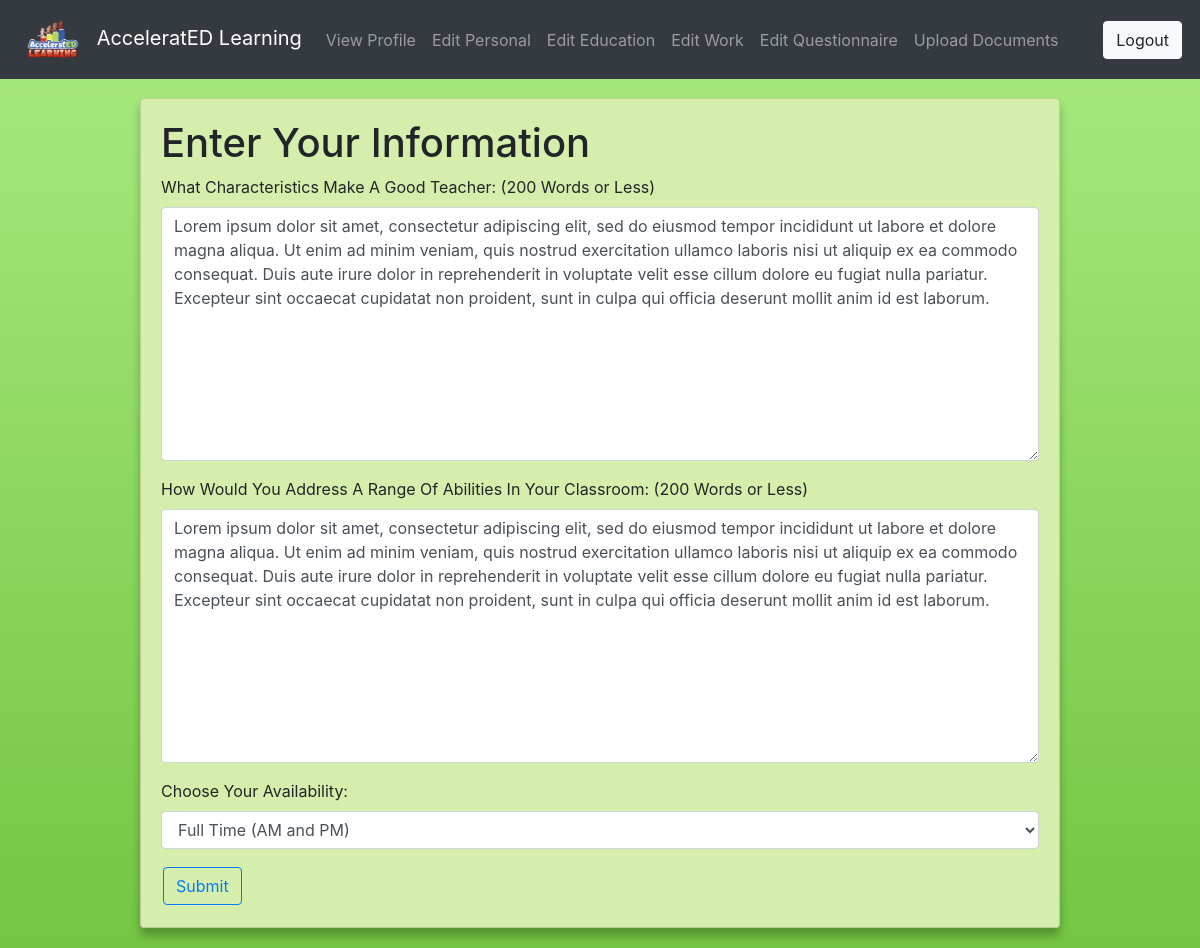
Screenshot of /tutor/edit/qa/ (signed in) with the database file from the repository.
### tutor/models.py (models this page shows, shortened)
class Tutor(models.Model):
    PHONICS_CHOICES = (
        ('Fundations', 'Fundations'),
        ('Fountas & Pinnell Literacy', 'Fountas & Pinnell Literacy'),
        ('Lucy Calkins Units Of Study For Teaching Phonics',
         'Lucy Calkins Units Of Study For Teaching Phonics'),
        ('Bridge The Gap Intervention', 'Bridge The Gap Intervention'),
        ('Words Their Way', 'Words Their Way'),
        ('Lalilo', 'Lalilo'),
        ('The Heggerty Curriculum', 'The Heggerty Curriculum'),
        ('Orton Gillingham Approach', 'Orton Gillingham Approach'),
        ('Phonics First', 'Phonics First'),
        ('Other:', 'Other:')
    )
    EMPLOYMENT_CHOICES = (
        ('Full Time', 'Full Time'),
        ('Part Time', 'Part Time'),
        ('College Student', 'College Student'),
        ('Retired', 'Retired'),
        ('Other', 'Other')
    )
    STATE_CHOICES = (
        (
            ('AL','AL'),
            ('AK','AK'),
            ('AR','AR'),
            ('AZ','AZ'),
            ('CA','CA'),
            ('CO','CO'),
            ('CT','CT'),
            ('DC','DC'),
            ('DE','DE'),
            ('FL','FL'),
            ('GA','GA'),
            ('HI','HI'),
            ('IA','IA'),
            ('ID','ID'),
            ('IL','IL'),
            ('IN','IN'),
            ('KS','KS'),
            ('KY','KY'),
            ('LA','LA'),
            ('MA','MA'),
            ('MD','MD'),
            ('ME','ME'),
            ('MI','MI'),
            ('MN','MN'),
            ('MO','MO'),
            ('MS','MS'),
            ('MT','MT'),
            ('NC','NC'),
            ('NE','NE'),
            ('NH','NH'),
            ('NJ','NJ'),
            ('NM','NM'),
            ('NV','NV'),
            ('NY','NY'),
            ('ND','ND'),
            ('OH','OH'),
            ('OK','OK'),
            ('OR','OR'),
            ('PA','PA'),
            ('RI','RI'),
            ('SC','SC'),
            ('SD','SD'),
            ('TN','TN'),
            ('TX','TX'),
            ('UT','UT'),
            ('VT','VT'),
            ('VA','VA'),
            ('WA','WA'),
            ('WI','WI'),
            ('WV','WV'),
            ('WY','WY'),
            ('None','None')
        )
    )
    LANGUAGE_CHOICES = (
        ('English', 'English'),
        ('Spanish', 'Spanish')
    )
    GENDER_CHOICES = (
        ('Male', 'Male'),
        ('Female', 'Female'),
        ('Non-Binary', 'Non-Binary'),
        ('Other', 'Other')
    )
    DEGREE_CHOICES = (
        ('College Student', 'Currently Enrolled In College'),
        ('A.A./A.S.', 'Associate\'s Degree'),
        ('Technical Certification', 'Technical Certification'),
        ('B.A./B.S.', 'Bachelor\'s Degree'),
        ('M.A./M.S./M.Ed.', 'Master\'s Degree'),
        ('Ed.S.', 'Education Specialist/6th Year/Etc . . .'),
        ('Ed.D./Ph.D.', 'Doctorate')
    )
    YESNO = (
        ('Yes', 'Yes'),
        ('No', 'No')
    )
    AVAILABILITY_CHOICES = (
        ('AM', 'Part Time AM'),
        ('PM', 'Part Time PM'),
        ('Full Time', 'Full Time (AM and PM)')
    )
    email = models.OneToOneField(User, on_delete=models.CASCADE)
    firstname = models.CharField(max_length=20, blank=True, verbose_name='First Name')
    lastname = models.CharField(max_length=20, blank=True, verbose_name='Last Name')
    birthday = models.DateField(auto_now=False, null=True, blank=True)
    phonenumber = PhoneField(blank=True, verbose_name='Phone Number')
    gender = models.CharField(max_length=10, choices=GENDER_CHOICES, blank=True, default='None')
    introduction = models.TextField(max_length=1500, blank=True, verbose_name='Introduction (Describe Yourself in 200 Words or Less)')
    languages = MultiSelectField(choices=LANGUAGE_CHOICES, blank=True, default="None", verbose_name='Languages Spoken Fluently')
    education = MultiSelectField(choices=DEGREE_CHOICES, blank=True,
    verbose_name='Level of Education (Please Select All That Apply):')
    major = models.CharField(max_length=20, blank=True, verbose_name='Major (If Applicable)')
    minor = models.CharField(max_length=20, blank=True, verbose_name='Minor (If Applicable)')
    experience = models.CharField(max_length=4, choices=YESNO, blank=True, verbose_name='Are You A Certified Teacher?')
    statecert = models.CharField(max_length=5, choices=STATE_CHOICES, verbose_name='Please Choose The State In Which You are Certified:', default='None')
    phonicsex = MultiSelectField(choices=PHONICS_CHOICES, blank=True, verbose_name='Choose Any Phonics Programs You Have Experience With:')
    otherphonics = models.TextField(max_length=500, blank=True, verbose_name='If You Selected "Other," List Other Phonics Programs Here:')
    employment = models.CharField(max_length=20, choices=EMPLOYMENT_CHOICES, blank=True, verbose_name='Employment Status')
    curremployment = models.CharField(max_length=30, blank=True, verbose_name='Current or Most Recent Job Title (If Applicable)')
    employer = models.CharField(max_length=30, blank=True, verbose_name='Employer (If Applicable)')
    employeraddress = models.CharField(max_length=30, blank=True, verbose_name='Employer Address (If Applicable)')
    employercity = models.CharField(max_length=30, blank=True, verbose_name='City')
    employerstate = models.CharField(max_length=5, choices=STATE_CHOICES, verbose_name='State', default='None')
    employerzip = models.CharField(max_length=30, blank=True, verbose_name='Zip Code')
    currreference = models.CharField(max_length=60, blank=True, verbose_name='Supervisor/Reference Contact Information (If Applicable)')
    teachercharacteristics = models.TextField(max_length=1500, blank=True, verbose_name='What Characteristics Make A Good Teacher: (200 Words or Less)')
    abilitiesquestion = models.TextField(
        max_length=1500, blank=True, verbose_name='How Would You Address A Range Of Abilities In Your Classroom: (200 Words or Less)')
    availability = models.CharField(max_length=20, choices=AVAILABILITY_CHOICES, blank=True, verbose_name='Choose Your Availability:')
    image = models.ImageField(upload_to='images/', blank=True, null=True, verbose_name="")

### tutor/views.py (the view)
# urls.py: path('edit/qa/', views.edit_qa_view, name='qa'),
@login_required(login_url='login')
def edit_qa_view(request):
    profiles = Tutor.objects.get(email_id=request.user.id)
    form = tutorQAform(request.POST or None, instance=profiles)
    if form.is_valid():
        form.save()
        return redirect('profile')
    return render(request, 'tutor/qa.html', {'authenticated': True, 'form': form})

### tutor/forms.py
class tutorQAform(forms.ModelForm):
    class Meta:
        model =Tutor
        fields = (
                'teachercharacteristics', 'abilitiesquestion', 'availability'
                )

### templates/tutor/qa.html (shortened to what this page needs)
{% extends 'tutor/base.html' %}
{% load crispy_forms_filters %}
{% load crispy_forms_tags %}
{% block body %}
<div class="row justify-content-center">
    <div class="col-10">
        <div class="card">
            <div class="card-body">
                <h1>Enter Your Information</h1>
                <form method="post">
                    {{ form.teachercharacteristics|as_crispy_field }}
                    {{ form.abilitiesquestion|as_crispy_field }}
                    {{ form.availability|as_crispy_field }}
                    <button type="submit" class="btn btn-outline-primary">Submit</button>
                </form>
            </div>
        </div>
    </div>
</div>
{% endblock %}

### static/css/styles.css (style rules this page uses)
html { height: 100%; }
body { height: 100%; margin: 0; background-repeat: no-repeat; background-attachment: fixed; background-image: linear-gradient(#a8eb81,#73c543); padding-top: 50px; overflow-wrap: break-word; }
.card { box-shadow: 0 8px 8px 0 #00000040; background-color: #d6eeab; margin-bottom: 20px; overflow-wrap: break-word; }
.btn { margin: 2px; }

### rows the page displays
Tutor: teachercharacteristics "Lorem ipsum dolor sit amet, consectetur adipiscing elit, sed do eiusmod tempor incididunt ut labore et dolore magna aliqua. Ut enim ad minim veniam, quis nostrud exercitation ullamco laboris nisi ut aliquip ex ea commodo consequat. Duis aute irure dolor in reprehenderit in voluptate velit esse cillum dolore eu fugiat nulla pariatur. Excepteur sint occaecat cupidatat non proident, sunt in culpa qui officia deserunt mollit anim id est laborum.", abilitiesquestion "Lorem ipsum dolor sit amet, consectetur adipiscing elit, sed do eiusmod tempor incididunt ut labore et dolore magna aliqua. Ut enim ad minim veniam, quis nostrud exercitation ullamco laboris nisi ut aliquip ex ea commodo consequat. Duis aute irure dolor in reprehenderit in voluptate velit esse cillum dolore eu fugiat nulla pariatur. Excepteur sint occaecat cupidatat non proident, sunt in culpa qui officia deserunt mollit anim id est laborum.", availability "Full Time (AM and PM)"
